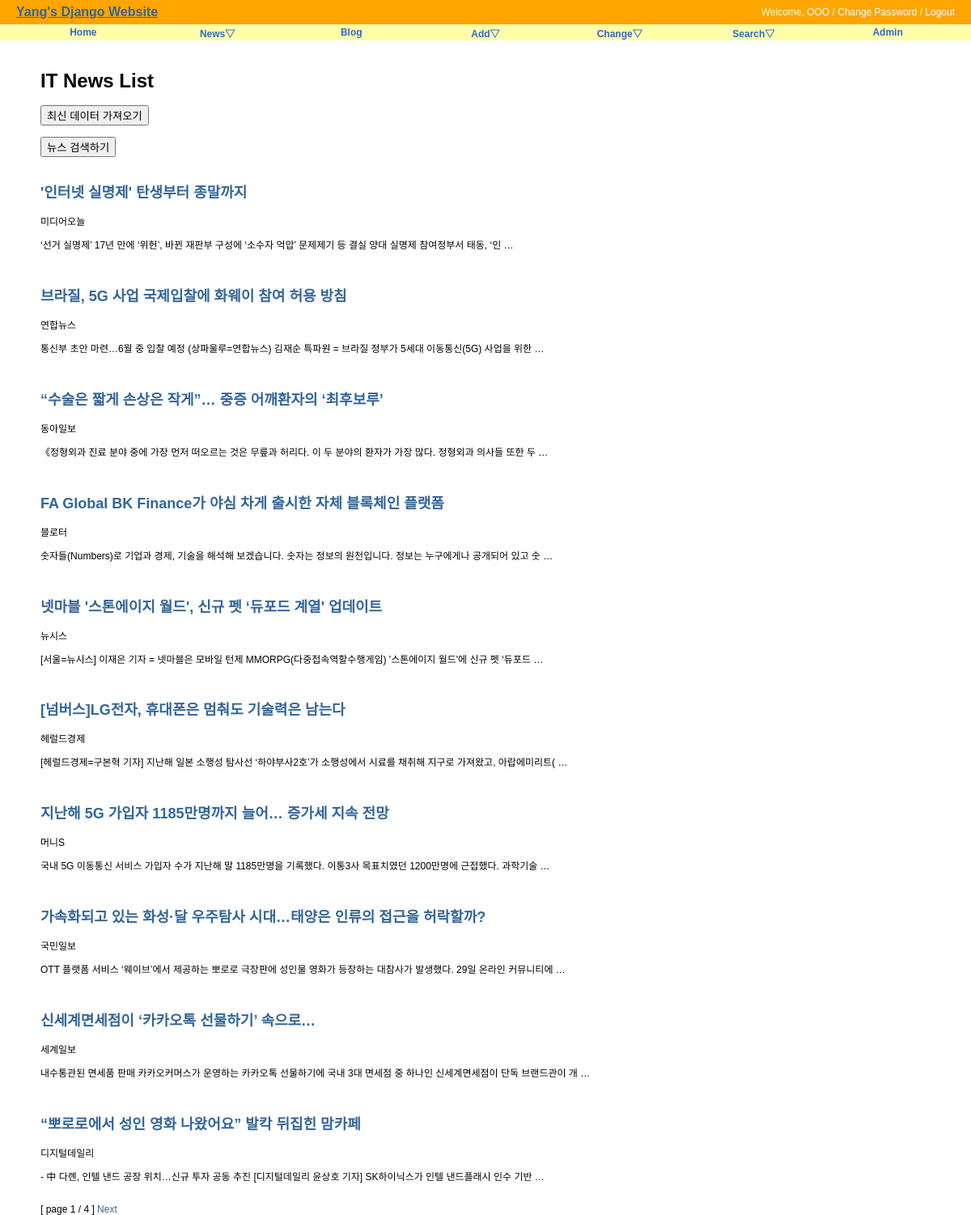
The page /news/ on the database as committed earlier.
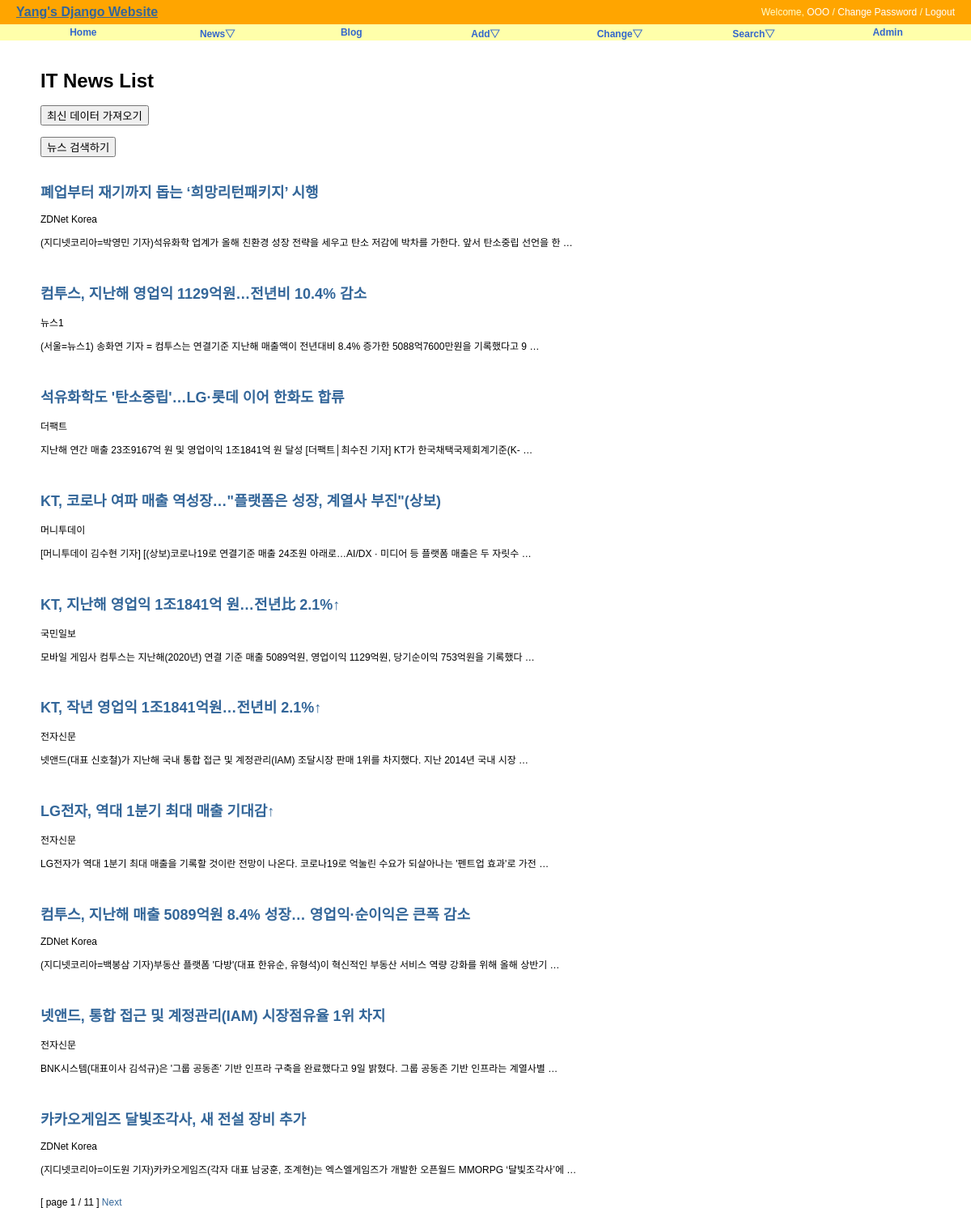
The same page on the database as committed later.
### news/models.py (models this page shows, shortened)
class New(models.Model):
    title = models.CharField('TITLE', max_length=300, help_text='news title')
    writer = models.CharField('WRITER', max_length=100, help_text='publisher')
    preview = models.TextField('PREVIEW', unique=True)
    published_date = models.DateTimeField(default=timezone.now)
    class Meta:
        verbose_name = 'new'
        verbose_name_plural = 'news'
        db_table = 'news_new'
        ordering = ('-published_date',)

### news/views.py (the view)
# urls.py: path('', NewsLV.as_view(), name='index'),
class NewsLV(ListView):
    model = New
    template_name = "news/news_all.html"
    context_object_name = "news"
    paginate_by = 10

### news/templates/news/news_all.html (shortened to what this page needs)
{% extends "base.html" %}
{% block content %}
<div id="content">
  <h1>IT News List</h1>
  <form action="{% url "news:news_list" %}" method="POST">
    <input type="submit" value="최신 데이터 가져오기" />
  </form><br/>
  <form action="{% url "news:search" %}" method="POST">
    <input type="submit" value="뉴스 검색하기" />
  </form><br/>
  {% for new in news %}
  <h2><a href="{% url 'news:news_detail' new.id %}">
      {{ new.title }}</a></h2>
      {{ new.writer}}
      <p>{{ new.preview }}</p>
      <br/>
  {% endfor %}
  <div>
     [ page {{ page_obj.number }} / {{page_obj.paginator.num_pages }} ]
    {% if page_obj.has_next %}
    <a href="?page={{ page_obj.next_page_number }}">Next</a>
    {% endif %}
  </div>
</div>
{% endblock %}

### templates/base.html (shortened to what this page needs)
<!DOCTYPE html>
<html lang="ko">
<head>
{% load static %}
<link rel="stylesheet" type="text/css" href="{% block stylesheet %}{% static 'css/base.css' %}{% endblock %}" />
<link rel="stylesheet" type="text/css" href="{% block extrastyle %}{% endblock %}" />
</head>
<body>
<div id="header">
    <a href="{% url 'home'%}" class="maintitle">Yang's Django Website</a>
        <h4 class="welcome">Welcome, <a href="#">OOO</a> /
            <a href="#">Change Password</a> /
            <a href="#">Logout</a>
        </h4>
</div>
<div id="menu">
    <li><a href="{% url 'home' %}">Home</a></li>
    <li><a href={% url "news:index" %}>News&bigtriangledown;</a>
    </li>
    <li><a href="#">Blog</a></li>
    <li><a href="#">Add&bigtriangledown;</a>
    </li>
    <li><a href="#">Change&bigtriangledown;</a>
    </li>
    <li><a href="{% url "news:search" %}">Search&bigtriangledown;</a>
    </li>
    <li><a href={% url "admin:index" %}>Admin</a></li>
</div>
{% block content %}{% endblock %}
</body>
</html>

### static/css/base.css (style rules this page uses)
body { font-family: "Lucida Grande", Verdana, Arial, sans-serif; font-size: 12px; }
div#header { position: absolute; top: 0px; left: 0px; height: 30px; width: 100%; display: table; background: orange; }
div#menu { position: absolute; top: 30px; left: 0px; height: 20px; width: 100%; display: table; table-layout: fixed; border-spacing: 40px 0px; background: #ffa; font-size: 12px; }
div#content { position: absolute; top: 70px; left: 50px; right: 50px; }
.maintitle { display: table-cell; vertical-align: middle; padding-left: 20px; color: #ffc; font-weight: bold; font-size: 16px; }
.welcome { display: table-cell; vertical-align: middle; text-align: right; padding-right: 20px; color: #ffc; font-weight: normal; font-size: 12px; }
.welcome a:link, .welcome a:visited { color: white; }
div#menu a:link, div#menu a:visited { color: #36c; }
div#menu > li { display: table-cell; vertical-align: middle; border-radius: 25px; text-align: center; font-weight: bold; }
a:link, a:visited { color: #369; text-decoration: none; }

Rows that differ between the two databases and show on the page:
removed New: title "'인터넷 실명제' 탄생부터 종말까지", writer "미디어오늘", preview "‘선거 실명제’ 17년 만에 ‘위헌’, 바뀐 재판부 구성에 ‘소수자 억압’ 문제제기 등 결실 양대 실명제 참여정부서 태동, ‘인 …"
removed New: title "브라질, 5G 사업 국제입찰에 화웨이 참여 허용 방침", writer "연합뉴스", preview "통신부 초안 마련…6월 중 입찰 예정 (상파울루=연합뉴스) 김재순 특파원 = 브라질 정부가 5세대 이동통신(5G) 사업을 위한 …"
removed New: title "“수술은 짧게 손상은 작게”… 중증 어깨환자의 ‘최후보루’", writer "동아일보", preview "《정형외과 진료 분야 중에 가장 먼저 떠오르는 것은 무릎과 허리다. 이 두 분야의 환자가 가장 많다. 정형외과 의사들 또한 두 …"
removed New: title "FA Global BK Finance가 야심 차게 출시한 자체 블록체인 플랫폼", writer "블로터", preview "숫자들(Numbers)로 기업과 경제, 기술을 해석해 보겠습니다. 숫자는 정보의 원천입니다. 정보는 누구에게나 공개되어 있고 숫 …"
removed New: title "넷마블 '스톤에이지 월드', 신규 펫 ‘듀포드 계열' 업데이트", writer "뉴시스", preview "[서울=뉴시스] 이재은 기자 = 넷마블은 모바일 턴제 MMORPG(다중접속역할수행게임) '스톤에이지 월드'에 신규 펫 ‘듀포드 …"
removed New: title "[넘버스]LG전자, 휴대폰은 멈춰도 기술력은 남는다", writer "헤럴드경제", preview "[헤럴드경제=구본혁 기자] 지난해 일본 소행성 탐사선 ‘하야부사2호’가 소행성에서 시료를 채취해 지구로 가져왔고, 아랍에미리트( …"
removed New: title "지난해 5G 가입자 1185만명까지 늘어… 증가세 지속 전망", writer "머니S", preview "국내 5G 이동통신 서비스 가입자 수가 지난해 말 1185만명을 기록했다. 이통3사 목표치였던 1200만명에 근접했다. 과학기술 …"
removed New: title "가속화되고 있는 화성·달 우주탐사 시대…태양은 인류의 접근을 허락할까?", writer "국민일보", preview "OTT 플랫폼 서비스 ‘웨이브’에서 제공하는 뽀로로 극장판에 성인물 영화가 등장하는 대참사가 발생했다. 29일 온라인 커뮤니티에 …"
removed New: title "신세계면세점이 ‘카카오톡 선물하기’ 속으로…", writer "세계일보", preview "내수통관된 면세품 판매 카카오커머스가 운영하는 카카오톡 선물하기에 국내 3대 면세점 중 하나인 신세계면세점이 단독 브랜드관이 개 …"
removed New: title "“뽀로로에서 성인 영화 나왔어요” 발칵 뒤집힌 맘카페", writer "디지털데일리", preview "- 中 다롄, 인텔 낸드 공장 위치…신규 투자 공동 추진 [디지털데일리 윤상호 기자] SK하이닉스가 인텔 낸드플래시 인수 기반 …"
added New: title "폐업부터 재기까지 돕는 ‘희망리턴패키지’ 시행", writer "ZDNet Korea", preview "(지디넷코리아=박영민 기자)석유화학 업계가 올해 친환경 성장 전략을 세우고 탄소 저감에 박차를 가한다. 앞서 탄소중립 선언을 한 …"
added New: title "컴투스, 지난해 영업익 1129억원…전년비 10.4% 감소", writer "뉴스1", preview "(서울=뉴스1) 송화연 기자 = 컴투스는 연결기준 지난해 매출액이 전년대비 8.4% 증가한 5088억7600만원을 기록했다고 9 …"
added New: title "석유화학도 '탄소중립'…LG·롯데 이어 한화도 합류", writer "더팩트", preview "지난해 연간 매출 23조9167억 원 및 영업이익 1조1841억 원 달성 [더팩트│최수진 기자] KT가 한국채택국제회계기준(K- …"
added New: title "KT, 코로나 여파 매출 역성장…\"플랫폼은 성장, 계열사 부진\"(상보)", writer "머니투데이", preview "[머니투데이 김수현 기자] [(상보)코로나19로 연결기준 매출 24조원 아래로…AI/DX · 미디어 등 플랫폼 매출은 두 자릿수 …"
added New: title "KT, 지난해 영업익 1조1841억 원…전년比 2.1%↑", writer "국민일보", preview "모바일 게임사 컴투스는 지난해(2020년) 연결 기준 매출 5089억원, 영업이익 1129억원, 당기순이익 753억원을 기록했다 …"
added New: title "KT, 작년 영업익 1조1841억원…전년비 2.1%↑", writer "전자신문", preview "넷앤드(대표 신호철)가 지난해 국내 통합 접근 및 계정관리(IAM) 조달시장 판매 1위를 차지했다. 지난 2014년 국내 시장 …"
added New: title "LG전자, 역대 1분기 최대 매출 기대감↑", writer "전자신문", preview "LG전자가 역대 1분기 최대 매출을 기록할 것이란 전망이 나온다. 코로나19로 억눌린 수요가 되살아나는 '펜트업 효과'로 가전 …"
added New: title "컴투스, 지난해 매출 5089억원 8.4% 성장… 영업익·순이익은 큰폭 감소", writer "ZDNet Korea", preview "(지디넷코리아=백봉삼 기자)부동산 플랫폼 '다방'(대표 한유순, 유형석)이 혁신적인 부동산 서비스 역량 강화를 위해 올해 상반기 …"
added New: title "넷앤드, 통합 접근 및 계정관리(IAM) 시장점유율 1위 차지", writer "전자신문", preview "BNK시스템(대표이사 김석규)은 '그룹 공동존' 기반 인프라 구축을 완료했다고 9일 밝혔다. 그룹 공동존 기반 인프라는 계열사별 …"
added New: title "카카오게임즈 달빛조각사, 새 전설 장비 추가", writer "ZDNet Korea", preview "(지디넷코리아=이도원 기자)카카오게임즈(각자 대표 남궁훈, 조계현)는 엑스엘게임즈가 개발한 오픈월드 MMORPG ‘달빛조각사’에 …"
Other text that changed with them:
{{ page_obj.paginator.num_pages }}: "4" → "11"
